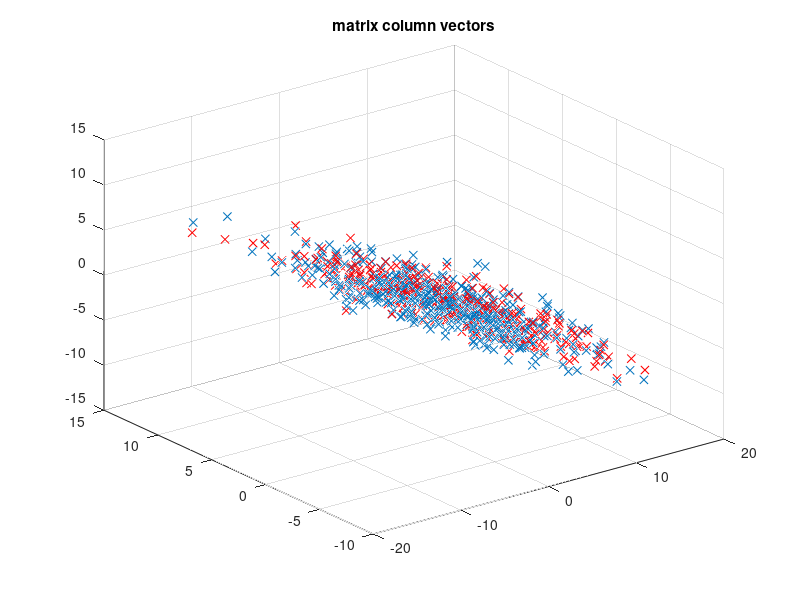
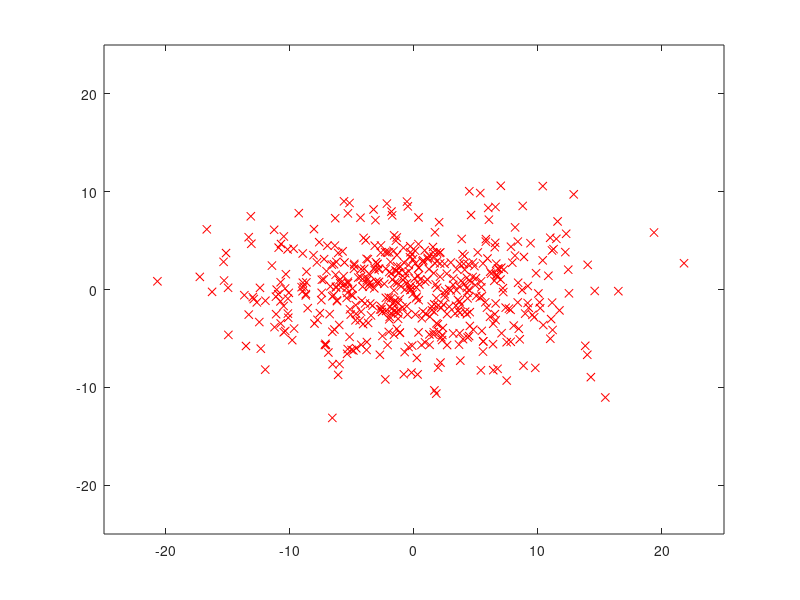

MATLAB code to generate these figures, in order: (Note: this script raises an error after producing the figures.)

% make sure Matlab path includes Tensorlab

% two-way PCA
%%%%%%%%%%%%%%

% data
Nmat = randn(3,500);
[Qmat,Rmat] = qr(randn(3,3));
Dmat = [7 4 1];                     % spatial color
Xmat =  Qmat * diag(Dmat) * Nmat;   % data
figure(1)
plot3(Xmat(1,:),Xmat(2,:),Xmat(3,:),'x'), grid
title('matrix column vectors')

%%
% SVD
[UXmat,SXmat,VXmat] = svd(Xmat,'econ');
disp('matrix singular values:')
disp(SXmat/SXmat(3,3))     % ~ [7 4 1]

%%
% projection on dominant 2 PCs
Xmattrunc = UXmat(:,1:2) * UXmat(:,1:2)' * Xmat;
figure(1), hold, plot3(Xmattrunc(1,:),Xmattrunc(2,:),Xmattrunc(3,:),'rx') % 3D plot
figure(2), plot(SXmat(1,1)*VXmat(:,1), SXmat(2,2)*VXmat(:,2),'rx')  % 2D plot
axis([-25, 25, -25, 25])

%% three-way PCA
%%%%%%%%%%%%%%%%

% data
N = randn(3,3,500);
[Q1,R1] = qr(randn(3,3));
[Q2,R2] = qr(randn(3,3));
D1 = [7 4 1];                   % color
D2 = [16 4 1];                  % worse condition than mode 1
U{1} = Q1 * diag(D1); U{2} = Q2 * diag(D2); 
X = tmprod(N,U, [1 2]);

X1 = tens2mat(X,1); X2 = tens2mat(X,2);
figure(3)
plot3(X1(1,:),X1(2,:),X1(3,:),'x'), grid    % mode-1 vectors
sa = 200;
axis([-sa sa -sa sa -sa sa])
title('tensor mode-1 vectors')
figure(4)
plot3(X2(1,:),X2(2,:),X2(3,:),'x'), grid    % mode-2 vectors
axis([-sa sa -sa sa -sa sa])
title('tensor mode-2 vectors')


%%
% MLSVD
[UX,SX,svX] = mlsvd(X);
disp('mode-1 singular values:'), disp(svX{1}')    
disp('mode-2 singular values:'), disp(svX{2}')    

%%
% projection on dominant PCs
Xtrunc1 = UX{1}(:,1:2) * UX{1}(:,1:2)' * X1;    % proj on dominant 2 mode-1 PCs
Xtrunc2 = UX{2}(:,1:2) * UX{2}(:,1:2)' * X2;    % proj on dominant 2 mode-2 PCs
Xtrunc2bis = UX{2}(:,1) * UX{2}(:,1)' * X2;     % proj on dominant 1 mode-2 PC
figure(3), hold, plot3(Xtrunc1(1,:),Xtrunc1(2,:),Xtrunc1(3,:),'rx')
figure(4), hold, plot3(Xtrunc2(1,:),Xtrunc2(2,:),Xtrunc2(3,:),'rx')
figure(4), plot3(Xtrunc2bis(1,:),Xtrunc2bis(2,:),Xtrunc2bis(3,:),'gx')


